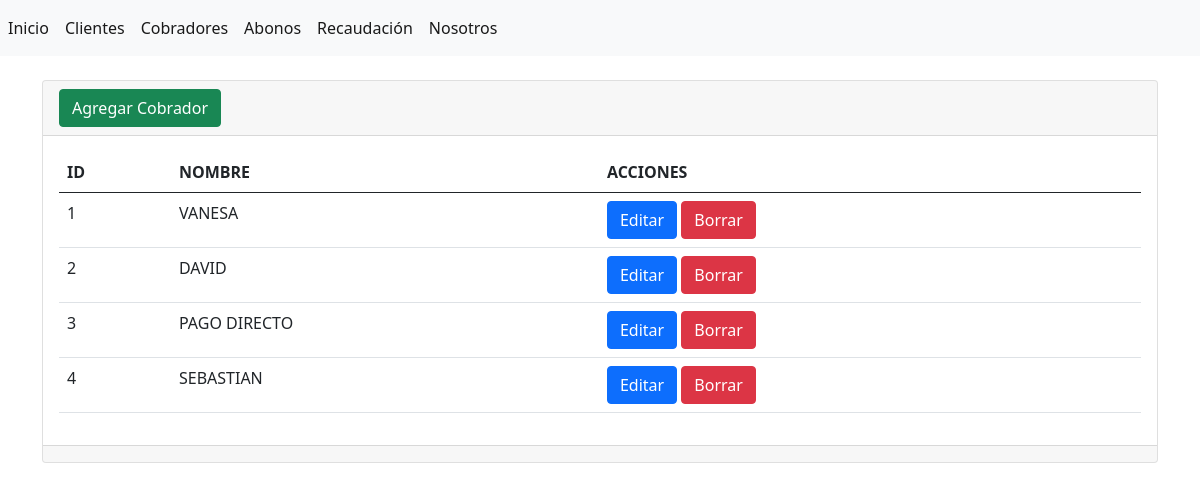
Page /cobradores/ on the earlier database version.
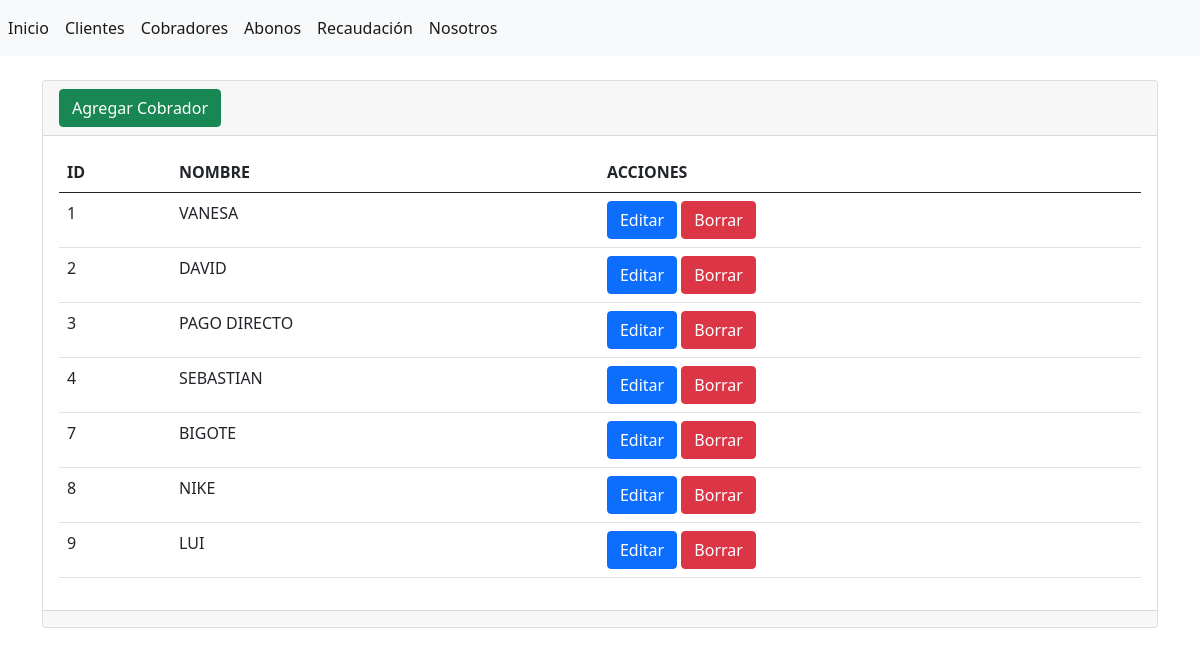
Same page on the later database version.
### abonos/models.py (models this page shows, shortened)
class Cobrador(models.Model):
    nombre = models.CharField(max_length=45, verbose_name="nombre")
    creado = models.DateTimeField(auto_now_add=True)
    modificado = models.DateTimeField(auto_now=True)
    activo = models.BooleanField(default=True, verbose_name="activo")

### abonos/views.py (the view)
# urls.py: path('cobradores/', views.cobradores, name='cobradores'),
def cobradores(request):
    cobradores = Cobrador.objects.all()
    return render(request, 'cobradores/index.html', {'cobradores': cobradores})

### abonos/templates/cobradores/index.html (shortened to what this page needs)
{% extends "base.html" %}
{% block contenido %}
<div class="card">
    <div class="card-header">
        <a name="" id="" class="btn btn-success" href="{% url 'agregar_cobrador' %}" role="button">Agregar Cobrador</a>
    </div>
    <div class="card-body">
        <table class="table">
            <thead>
                <tr>
                    <th>ID</th>
                    <th>NOMBRE</th>
                    <th>ACCIONES</th>
                </tr>
            </thead>
            <tbody>
                {% for cobrador in cobradores %}
                <tr>
                    <td>{{ cobrador.id }}</td>
                    <td>{{ cobrador.nombre }}</td>
                    <td><a name="" id="" class="btn btn-primary" href="{% url 'editar_cobrador' cobrador.id%}" role="button">Editar</a>
                        <a name="" id="" class="btn btn-danger" href="{% url 'eliminar_cobrador' cobrador.id %}" role="button">Borrar</a></td>
                </tr>
                {% endfor %}
            </tbody>
        </table>
    </div>
    <div class="card-footer text-muted">
    </div>
</div>
{% endblock %}

### abonos/templates/base.html (shortened to what this page needs)
{% load static %}
<!doctype html>
<html lang="en">
  <head>
    <link rel="stylesheet" href="https://cdn.jsdelivr.net/npm/bootstrap@5.0.2/dist/css/bootstrap.min.css">
  </head>
  <body>
      <nav class="navbar navbar-expand navbar-light bg-light">
          <div class="nav navbar-nav">
              <a class="nav-item nav-link active" href="{% url 'inicio' %}">Inicio</a>
              <a class="nav-item nav-link active" href="{% url 'clientes' %}">Clientes</a>
              <a class="nav-item nav-link active" href="{% url 'cobradores' %}">Cobradores</a>
              <a class="nav-item nav-link active" href="#">Abonos</a>
              <a class="nav-item nav-link active" href="#">Recaudación</a>
              <a class="nav-item nav-link active" href="{% url 'nosotros' %}">Nosotros</a>
          </div>
      </nav>
      <div class="container">
          <div class="row">
              <div class="col-12">
                <br/>
                {% block contenido %}  {% endblock %}
              </div>
          </div>
      </div>
  </body>
</html>

Differences in the rows shown:
added Cobrador: id "7", nombre "BIGOTE"
added Cobrador: id "8", nombre "NIKE"
added Cobrador: id "9", nombre "LUI"
